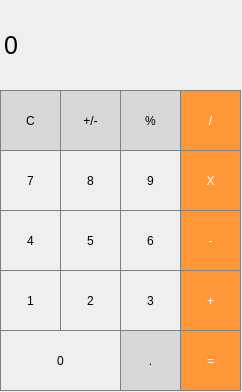
<?xml version="1.0" encoding="UTF-8"?>
<ui version="4.0">
 <class>MainWindow</class>
 <widget class="QMainWindow" name="MainWindow">
  <property name="geometry">
   <rect>
    <x>0</x>
    <y>0</y>
    <width>242</width>
    <height>392</height>
   </rect>
  </property>
  <property name="windowTitle">
   <string>MainWindow</string>
  </property>
  <widget class="QWidget" name="centralWidget">
   <widget class="QLabel" name="label">
    <property name="geometry">
     <rect>
      <x>4</x>
      <y>5</y>
      <width>231</width>
      <height>81</height>
     </rect>
    </property>
    <property name="font">
     <font>
      <pointsize>19</pointsize>
     </font>
    </property>
    <property name="styleSheet">
     <string notr="true">QLabel {
  qproperty-alignment: 'AlignVCenter | AlignRight';
  border: 1px solid gray;
}

background-color : white;
</string>
    </property>
    <property name="text">
     <string>0</string>
    </property>
   </widget>
   <widget class="QPushButton" name="pushButton_clear">
    <property name="geometry">
     <rect>
      <x>0</x>
      <y>90</y>
      <width>61</width>
      <height>61</height>
     </rect>
    </property>
    <property name="styleSheet">
     <string notr="true">QPushButton {
  background-color: rgb(215, 215, 215);
  border: 1px solid gray;
}
QPushButton:pressed {
    background-color: qlineargradient(x1: 0, y1: 0, x2: 0, y2: 1,
                                      stop: 0 #BEBEBE, stop: 1 #D7D7D7);
}
</string>
    </property>
    <property name="text">
     <string>C</string>
    </property>
    <property name="iconSize">
     <size>
      <width>61</width>
      <height>61</height>
     </size>
    </property>
   </widget>
   <widget class="QPushButton" name="pushButton_plusminus">
    <property name="geometry">
     <rect>
      <x>60</x>
      <y>90</y>
      <width>61</width>
      <height>61</height>
     </rect>
    </property>
    <property name="styleSheet">
     <string notr="true">QPushButton {
  background-color: rgb(215, 215, 215);
  border: 1px solid gray;
}
QPushButton:pressed {
    background-color: qlineargradient(x1: 0, y1: 0, x2: 0, y2: 1,
                                      stop: 0 #BEBEBE, stop: 1 #D7D7D7);
}
</string>
    </property>
    <property name="text">
     <string>+/-</string>
    </property>
    <property name="iconSize">
     <size>
      <width>61</width>
      <height>61</height>
     </size>
    </property>
   </widget>
   <widget class="QPushButton" name="pushButton_mod">
    <property name="geometry">
     <rect>
      <x>120</x>
      <y>90</y>
      <width>61</width>
      <height>61</height>
     </rect>
    </property>
    <property name="styleSheet">
     <string notr="true">QPushButton {
  background-color: rgb(215, 215, 215);
  border: 1px solid gray;
}
QPushButton:pressed {
    background-color: qlineargradient(x1: 0, y1: 0, x2: 0, y2: 1,
                                      stop: 0 #BEBEBE, stop: 1 #D7D7D7);
}
</string>
    </property>
    <property name="text">
     <string>%</string>
    </property>
    <property name="iconSize">
     <size>
      <width>61</width>
      <height>61</height>
     </size>
    </property>
   </widget>
   <widget class="QPushButton" name="pushButton_divide">
    <property name="geometry">
     <rect>
      <x>180</x>
      <y>90</y>
      <width>61</width>
      <height>61</height>
     </rect>
    </property>
    <property name="styleSheet">
     <string notr="true">QPushButton {
  background-color: rgb(255, 151, 57);
  color: white; 
  border: 1px solid gray;
}

QPushButton:pressed {
    background-color: qlineargradient(x1: 0, y1: 0, x2: 0, y2: 1,
                                      stop: 0 #FF7832, stop: 1 #FF9739);
}
</string>
    </property>
    <property name="text">
     <string>/</string>
    </property>
    <property name="iconSize">
     <size>
      <width>61</width>
      <height>61</height>
     </size>
    </property>
   </widget>
   <widget class="QPushButton" name="pushButton_8">
    <property name="geometry">
     <rect>
      <x>60</x>
      <y>150</y>
      <width>61</width>
      <height>61</height>
     </rect>
    </property>
    <property name="styleSheet">
     <string notr="true">QPushButton {
   border: 1px solid gray;
}
QPushButton:pressed {
    background-color: qlineargradient(x1: 0, y1: 0, x2: 0, y2: 1,
                                      stop: 0 #dadbde, stop: 1 #f6f7fa);
}
</string>
    </property>
    <property name="text">
     <string>8</string>
    </property>
    <property name="iconSize">
     <size>
      <width>61</width>
      <height>61</height>
     </size>
    </property>
   </widget>
   <widget class="QPushButton" name="pushButton_7">
    <property name="geometry">
     <rect>
      <x>0</x>
      <y>150</y>
      <width>61</width>
      <height>61</height>
     </rect>
    </property>
    <property name="styleSheet">
     <string notr="true">QPushButton {
   border: 1px solid gray;
}
QPushButton:pressed {
    background-color: qlineargradient(x1: 0, y1: 0, x2: 0, y2: 1,
                                      stop: 0 #dadbde, stop: 1 #f6f7fa);
}
</string>
    </property>
    <property name="text">
     <string>7</string>
    </property>
    <property name="iconSize">
     <size>
      <width>61</width>
      <height>61</height>
     </size>
    </property>
   </widget>
   <widget class="QPushButton" name="pushButton_9">
    <property name="geometry">
     <rect>
      <x>120</x>
      <y>150</y>
      <width>61</width>
      <height>61</height>
     </rect>
    </property>
    <property name="styleSheet">
     <string notr="true">QPushButton {
   border: 1px solid gray;
}
QPushButton:pressed {
    background-color: qlineargradient(x1: 0, y1: 0, x2: 0, y2: 1,
                                      stop: 0 #dadbde, stop: 1 #f6f7fa);
}
</string>
    </property>
    <property name="text">
     <string>9</string>
    </property>
    <property name="iconSize">
     <size>
      <width>61</width>
      <height>61</height>
     </size>
    </property>
   </widget>
   <widget class="QPushButton" name="pushButton_multiply">
    <property name="geometry">
     <rect>
      <x>180</x>
      <y>150</y>
      <width>61</width>
      <height>61</height>
     </rect>
    </property>
    <property name="styleSheet">
     <string notr="true">QPushButton {
  background-color: rgb(255, 151, 57);
  color: white; 
  border: 1px solid gray;
}

QPushButton:pressed {
    background-color: qlineargradient(x1: 0, y1: 0, x2: 0, y2: 1,
                                      stop: 0 #FF7832, stop: 1 #FF9739);
}
</string>
    </property>
    <property name="text">
     <string>X</string>
    </property>
    <property name="iconSize">
     <size>
      <width>61</width>
      <height>61</height>
     </size>
    </property>
   </widget>
   <widget class="QPushButton" name="pushButton_5">
    <property name="geometry">
     <rect>
      <x>60</x>
      <y>210</y>
      <width>61</width>
      <height>61</height>
     </rect>
    </property>
    <property name="styleSheet">
     <string notr="true">QPushButton {
   border: 1px solid gray;
}
QPushButton:pressed {
    background-color: qlineargradient(x1: 0, y1: 0, x2: 0, y2: 1,
                                      stop: 0 #dadbde, stop: 1 #f6f7fa);
}
</string>
    </property>
    <property name="text">
     <string>5</string>
    </property>
    <property name="iconSize">
     <size>
      <width>61</width>
      <height>61</height>
     </size>
    </property>
   </widget>
   <widget class="QPushButton" name="pushButton_4">
    <property name="geometry">
     <rect>
      <x>0</x>
      <y>210</y>
      <width>61</width>
      <height>61</height>
     </rect>
    </property>
    <property name="styleSheet">
     <string notr="true">QPushButton {
   border: 1px solid gray;
}
QPushButton:pressed {
    background-color: qlineargradient(x1: 0, y1: 0, x2: 0, y2: 1,
                                      stop: 0 #dadbde, stop: 1 #f6f7fa);
}
</string>
    </property>
    <property name="text">
     <string>4</string>
    </property>
    <property name="iconSize">
     <size>
      <width>61</width>
      <height>61</height>
     </size>
    </property>
   </widget>
   <widget class="QPushButton" name="pushButton_6">
    <property name="geometry">
     <rect>
      <x>120</x>
      <y>210</y>
      <width>61</width>
      <height>61</height>
     </rect>
    </property>
    <property name="styleSheet">
     <string notr="true">QPushButton {
   border: 1px solid gray;
}
QPushButton:pressed {
    background-color: qlineargradient(x1: 0, y1: 0, x2: 0, y2: 1,
                                      stop: 0 #dadbde, stop: 1 #f6f7fa);
}
</string>
    </property>
    <property name="text">
     <string>6</string>
    </property>
    <property name="iconSize">
     <size>
      <width>61</width>
      <height>61</height>
     </size>
    </property>
   </widget>
   <widget class="QPushButton" name="pushButton_minus">
    <property name="geometry">
     <rect>
      <x>180</x>
      <y>210</y>
      <width>61</width>
      <height>61</height>
     </rect>
    </property>
    <property name="styleSheet">
     <string notr="true">QPushButton {
  background-color: rgb(255, 151, 57);
  color: white; 
  border: 1px solid gray;
}

QPushButton:pressed {
    background-color: qlineargradient(x1: 0, y1: 0, x2: 0, y2: 1,
                                      stop: 0 #FF7832, stop: 1 #FF9739);
}
</string>
    </property>
    <property name="text">
     <string>-</string>
    </property>
    <property name="iconSize">
     <size>
      <width>61</width>
      <height>61</height>
     </size>
    </property>
   </widget>
   <widget class="QPushButton" name="pushButton_3">
    <property name="geometry">
     <rect>
      <x>120</x>
      <y>270</y>
      <width>61</width>
      <height>61</height>
     </rect>
    </property>
    <property name="styleSheet">
     <string notr="true">QPushButton {
   border: 1px solid gray;
}
QPushButton:pressed {
    background-color: qlineargradient(x1: 0, y1: 0, x2: 0, y2: 1,
                                      stop: 0 #dadbde, stop: 1 #f6f7fa);
}
</string>
    </property>
    <property name="text">
     <string>3</string>
    </property>
    <property name="iconSize">
     <size>
      <width>61</width>
      <height>61</height>
     </size>
    </property>
   </widget>
   <widget class="QPushButton" name="pushButton_plus">
    <property name="geometry">
     <rect>
      <x>180</x>
      <y>270</y>
      <width>61</width>
      <height>61</height>
     </rect>
    </property>
    <property name="styleSheet">
     <string notr="true">QPushButton {
  background-color: rgb(255, 151, 57);
  color: white; 
  border: 1px solid gray;
}

QPushButton:pressed {
    background-color: qlineargradient(x1: 0, y1: 0, x2: 0, y2: 1,
                                      stop: 0 #FF7832, stop: 1 #FF9739);
}
</string>
    </property>
    <property name="text">
     <string>+</string>
    </property>
    <property name="iconSize">
     <size>
      <width>61</width>
      <height>61</height>
     </size>
    </property>
   </widget>
   <widget class="QPushButton" name="pushButton_equal">
    <property name="geometry">
     <rect>
      <x>180</x>
      <y>330</y>
      <width>61</width>
      <height>61</height>
     </rect>
    </property>
    <property name="styleSheet">
     <string notr="true">QPushButton {
  background-color: rgb(255, 151, 57);
  color: white; 
  border: 1px solid gray;
}

QPushButton:pressed {
    background-color: qlineargradient(x1: 0, y1: 0, x2: 0, y2: 1,
                                      stop: 0 #FF7832, stop: 1 #FF9739);
}
</string>
    </property>
    <property name="text">
     <string>=</string>
    </property>
    <property name="iconSize">
     <size>
      <width>61</width>
      <height>61</height>
     </size>
    </property>
   </widget>
   <widget class="QPushButton" name="pushButton_decimal">
    <property name="geometry">
     <rect>
      <x>120</x>
      <y>330</y>
      <width>61</width>
      <height>61</height>
     </rect>
    </property>
    <property name="styleSheet">
     <string notr="true">QPushButton {
  background-color: rgb(215, 215, 215);
  border: 1px solid gray;
}
QPushButton:pressed {
    background-color: qlineargradient(x1: 0, y1: 0, x2: 0, y2: 1,
                                      stop: 0 #BEBEBE, stop: 1 #D7D7D7);
}
</string>
    </property>
    <property name="text">
     <string>.</string>
    </property>
    <property name="iconSize">
     <size>
      <width>61</width>
      <height>61</height>
     </size>
    </property>
   </widget>
   <widget class="QPushButton" name="pushButton_0">
    <property name="geometry">
     <rect>
      <x>0</x>
      <y>330</y>
      <width>121</width>
      <height>61</height>
     </rect>
    </property>
    <property name="styleSheet">
     <string notr="true">QPushButton {
   border: 1px solid gray;
}
QPushButton:pressed {
    background-color: qlineargradient(x1: 0, y1: 0, x2: 0, y2: 1,
                                      stop: 0 #dadbde, stop: 1 #f6f7fa);
}
</string>
    </property>
    <property name="text">
     <string>0</string>
    </property>
    <property name="iconSize">
     <size>
      <width>61</width>
      <height>61</height>
     </size>
    </property>
   </widget>
   <widget class="QPushButton" name="pushButton_2">
    <property name="geometry">
     <rect>
      <x>60</x>
      <y>270</y>
      <width>61</width>
      <height>61</height>
     </rect>
    </property>
    <property name="styleSheet">
     <string notr="true">QPushButton {
   border: 1px solid gray;
}
QPushButton:pressed {
    background-color: qlineargradient(x1: 0, y1: 0, x2: 0, y2: 1,
                                      stop: 0 #dadbde, stop: 1 #f6f7fa);
}
</string>
    </property>
    <property name="text">
     <string>2</string>
    </property>
    <property name="iconSize">
     <size>
      <width>61</width>
      <height>61</height>
     </size>
    </property>
   </widget>
   <widget class="QPushButton" name="pushButton_1">
    <property name="geometry">
     <rect>
      <x>0</x>
      <y>270</y>
      <width>61</width>
      <height>61</height>
     </rect>
    </property>
    <property name="styleSheet">
     <string notr="true">QPushButton {
   border: 1px solid gray;
}
QPushButton:pressed {
    background-color: qlineargradient(x1: 0, y1: 0, x2: 0, y2: 1,
                                      stop: 0 #dadbde, stop: 1 #f6f7fa);
}
</string>
    </property>
    <property name="text">
     <string>1</string>
    </property>
    <property name="iconSize">
     <size>
      <width>61</width>
      <height>61</height>
     </size>
    </property>
   </widget>
  </widget>
 </widget>
 <layoutdefault spacing="6" margin="11"/>
 <resources/>
 <connections/>
</ui>
